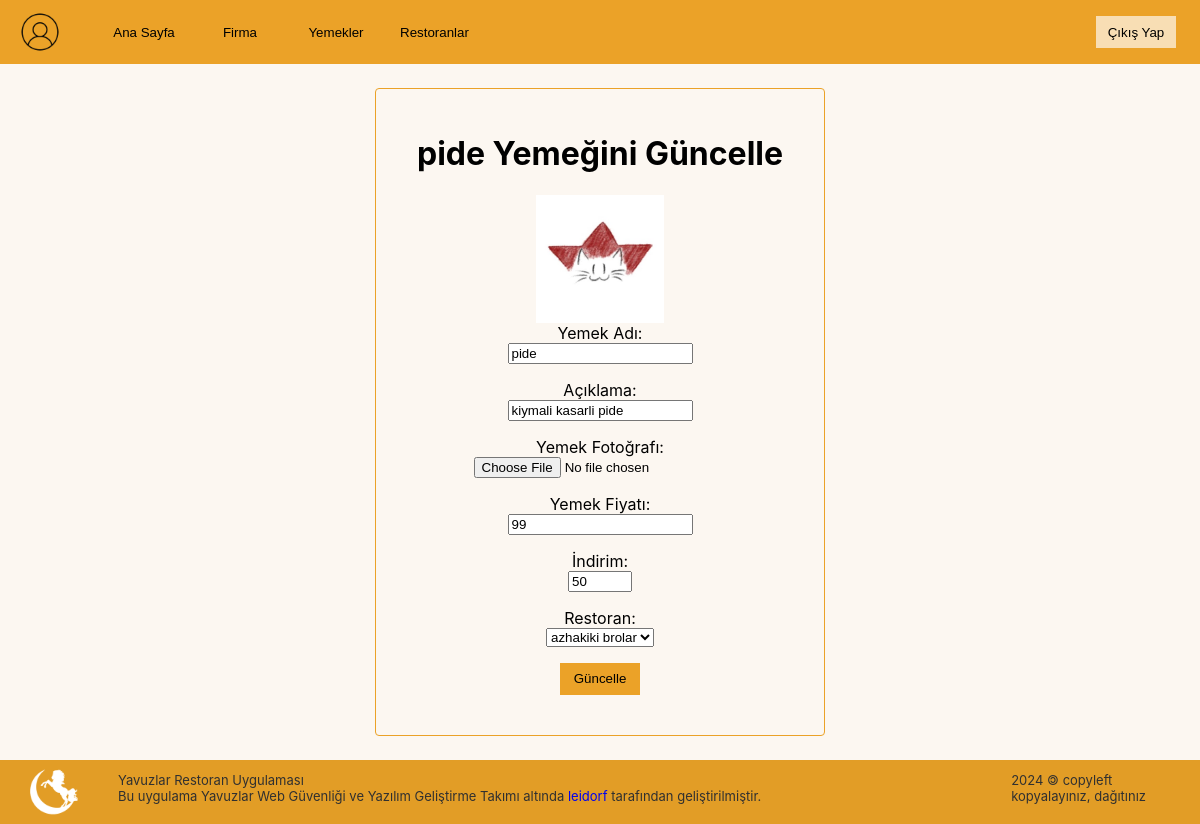
The app's page /view/update-food.php?f_id=1 (signed in) with its own data.
### tables this page shows
CREATE TABLE `food` (
  `id` int NOT NULL,
  `restaurant_id` int NOT NULL,
  `name` varchar(255) NOT NULL,
  `description` varchar(255) NOT NULL,
  `image_path` varchar(255) NOT NULL,
  `price` int NOT NULL,
  `discount` int NOT NULL,
  `created_at` datetime NOT NULL,
  `deleted_at` datetime DEFAULT NULL
);

### controllers/company-controller.php (called while the page is built, shortened)
<?php
include "../config/db.php";
function GetRestaurantByCId($company_id)
{
    global $pdo;
    $query = "SELECT * FROM restaurant WHERE company_id = :company_id";
    $statement = $pdo->prepare($query);
    $statement->execute(["company_id" => $company_id]);
    return $statement->fetchAll(PDO::FETCH_ASSOC);
}
function GetFoodById($food_id){
    global $pdo;
    $query = "SELECT * FROM food WHERE id = :food_id";
    $statement = $pdo->prepare($query);
    $statement->execute(["food_id"=>$food_id]);
    return $statement->fetch(PDO::FETCH_ASSOC);
}

### view/update-food.php (the view, shortened to what this page needs)
<?php
include "../controllers/auth-controller.php";
include "../controllers/company-controller.php";
$food_id = $_GET['f_id'];
$food = GetFoodById($food_id);
$restaurants = GetRestaurantByCId($_SESSION['company_id']);
require_once "header.php";
?>
<!DOCTYPE html>
<html lang="en">
<head>
    <link rel="stylesheet" href="../public/css/style.css">
</head>
<body>
    <div class="container">
        <div class="login t<?php echo $_SESSION['role']; ?>">
            <h1><?php echo $food['name']; ?> Yemeğini Güncelle</h1>
            <img src="<?php echo $food['image_path']; ?>" alt="Yemek Fotoğrafı" class="medPhoto">
            <form action="../scripts/update-food-query.php" method="post" enctype="multipart/form-data">
                <div class="container_obj">
                    <label for="name">Yemek Adı:</label><br>
                    <input type="text" name="name" placeholder="Yemek Adı" required value="<?php echo $food['name']; ?>" />
                </div>
                <div class="container_obj">
                    <label for="description">Açıklama:</label><br>
                    <input type="text" name="description" placeholder="Açıklama" required value="<?php echo $food['description']; ?>" />
                </div>
                <div class="container_obj">
                    <label for="image">Yemek Fotoğrafı:</label><br>
                    <input type="file" name="image" accept="image/*" required>
                </div>
                <div class="container_obj">
                    <label for="price">Yemek Fiyatı:</label><br>
                    <input type="number" min="1" name="price" placeholder="Yemek Fiyatı" required value="<?php echo $food['price']; ?>" />
                </div>
                <div class="container_obj">
                    <label for="discount">İndirim:</label><br>
                    <input type="number" min="0" max="100" name="discount" placeholder="İndirim" required value="<?php echo $food['discount']; ?>" />
                </div>
                <div class="container_obj">
                    <label for="restaurant_id">Restoran:</label><br>
                    <select name="restaurant_id" id="restaurant_id">
                        <?php foreach ($restaurants as $restaurant): ?>
                            <option value="<?php echo $restaurant['id']; ?>"><?php echo $restaurant['name']; ?></option>
                        <?php endforeach ?>
                    </select>
                </div>
                <button type="submit">Güncelle</button>
            </form>
        </div>
    </div>
    <?php require_once "footer.php"; ?>
</body>
</html>

### public/css/style.css (style rules this page uses)
:root { font-family: "Inter", sans-serif; font-optical-sizing: auto; font-weight: 400; font-style: normal; --admin: #eb5654; --admin_dark: #c04745; --company: #eba228; --company_dark: #e29d26; --user: #ff963b; --user_dark: #d59057; }
body { height: 100vh; min-height: 100vh; margin: 0; background-color: #fcf7f1; }
button { height: 2rem; min-width: 5rem; background-color: var(--admin); cursor: pointer; border: none; padding: 0.5rem; }
.container { display: flex; justify-content: center; align-items: center; }
.login { text-align: center; position: relative; display: flex; padding: 1.5rem; width: 25rem; flex-direction: column; justify-content: center; align-items: center; border-radius: 0.25rem; }
.t1 { border: 1px solid var(--company); }
.b1 button, .t1 button { background-color: var(--company); }
.container_obj { margin-bottom: 1rem; }
.imageContainer .foodPhoto, .medPhoto { height: 128px; width: 128px; }

### records on screen
food: name "pide", image_path (picture), description "kiymali kasarli pide", price "99", discount "50"

### other values on screen
form field restaurant_id "azhakiki brolar"
